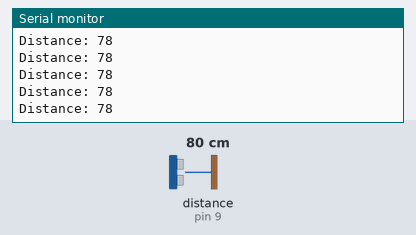
The sketch below on a simulated Arduino Uno, built with avr-gcc and run on an emulated ATmega328P. Parts: the last lines printed to the serial monitor. Wiring (inferred from the names in the program): ultrasonic range finder: trigger pin 10; echo pin 9. Inputs (shaded band) come from the test bench; at power-on: distance to the obstacle (sensor on pin 9) 80 cm. The echo pulse lasts 58.3 µs per cm.

Above: at 1.2 s.
1.3 s: distance to the obstacle (sensor on pin 9) set to 2 cm
At 1.9 s:
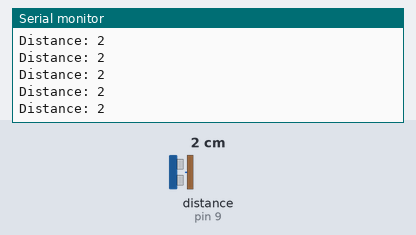
4.3 s: distance to the obstacle (sensor on pin 9) set to 120 cm
At 4.9 s:
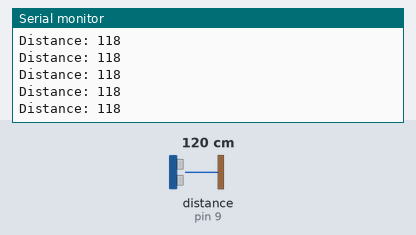
7.3 s: distance to the obstacle (sensor on pin 9) set to 4 cm
At 8.4 s:
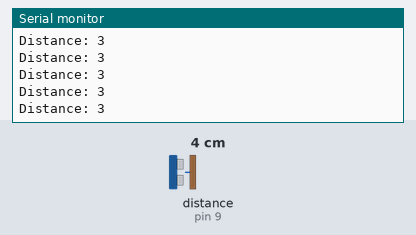
10.3 s: distance to the obstacle (sensor on pin 9) set to 18 cm
At 10.8 s:
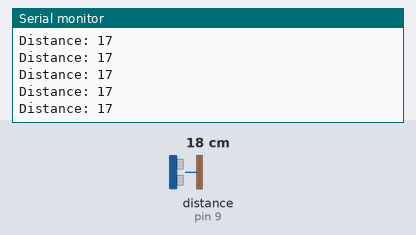
Timing chart, 0 to 13.3 s (numbered marks = the images above; inputs shaded):
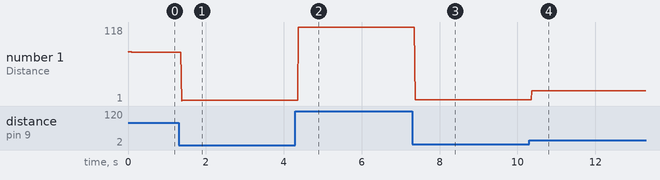

The sketch:

ultrasonic_range_sensor1__1_.ino
```cpp
// Ultrasonic Range Sensor

//Start of code

int trigPIN;
int echoPIN;
long time;
int distance;

/*Learnt that setup is typically one of the loops that
 is used in an Arduino which runs once */

void setup(){
  pinMode(10, OUTPUT);//Trig pin
  pinMode(9, INPUT);//Echo pin
  Serial.begin(9600);//to begin communication
}

void loop()//repeats continuously
{
  digitalWrite(10,LOW);//Trig pin set low
  delayMicroseconds(2);

  digitalWrite(10, HIGH);
  delayMicroseconds(10);
  digitalWrite(10, LOW);

  //distance
  time= pulseIn(9, HIGH);//time of flight
  distance = time*0.034/2;//distance of object by speed of sound

  //printing distance
  Serial.print("Distance: ");
  Serial.println(distance);
}
//end of code
```

Measured:
- after the input at 1.3 s, the serial monitor: prints a new line after 0.07 s (image 1)
- after the input at 4.3 s, the serial monitor: prints a new line after 0.08 s (image 2)
- after the input at 7.3 s, the serial monitor: prints a new line after 0.07 s (image 3)
- after the input at 10.3 s, the serial monitor: prints a new line after 0.07 s (image 4)
- plotted number 1: 78 → 2 after the input at 1.3 s, 2 → 118 after the input at 4.3 s, 118 → 3 after the input at 7.3 s, 3 → 1 after the input at 10.3 s
